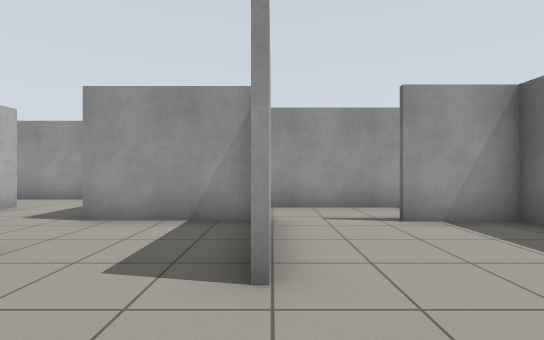
view 1 (above)

24 first-person views from a walk through a world built for the Gazebo simulator. The camera is 0.94 m above the floor, looks level and sees 85° across. The floor is counted in squares, 1 m on a side. Each view is taken from the middle of a square. On the plan, view 1 faces up. The plan holds only what a view shows up to about 11 squares ahead; the rest is blank.

view 2
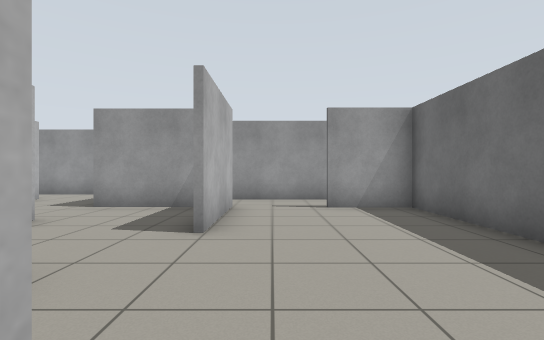

view 3
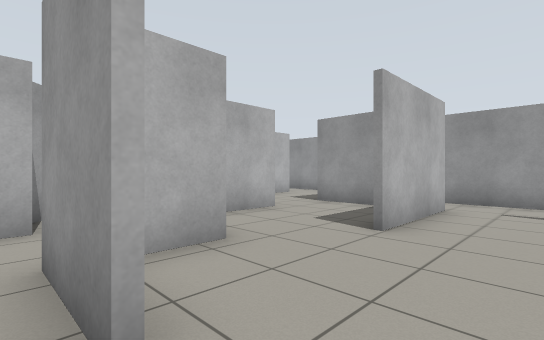

view 4
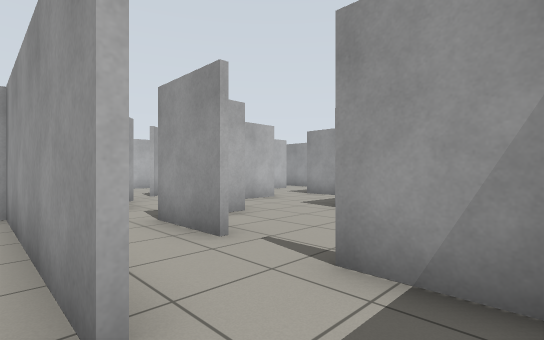

view 5
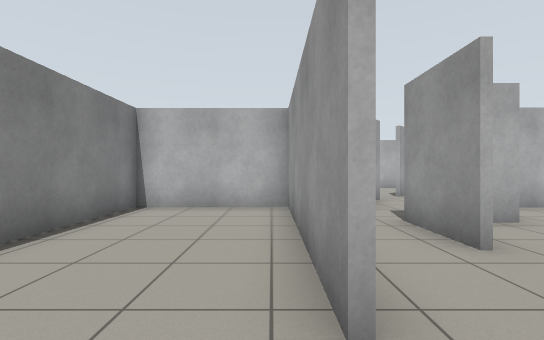

view 6
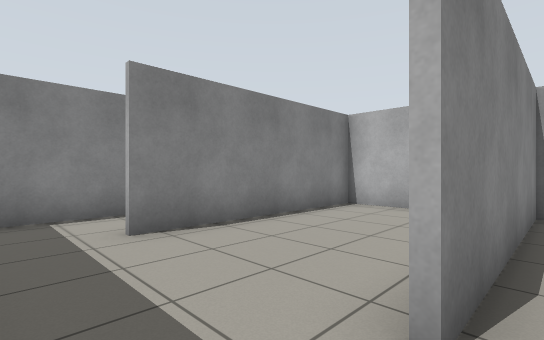

view 7
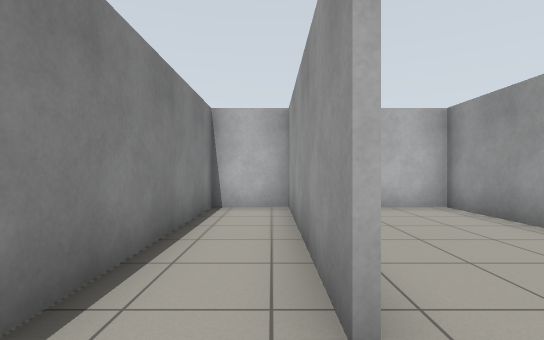

view 8
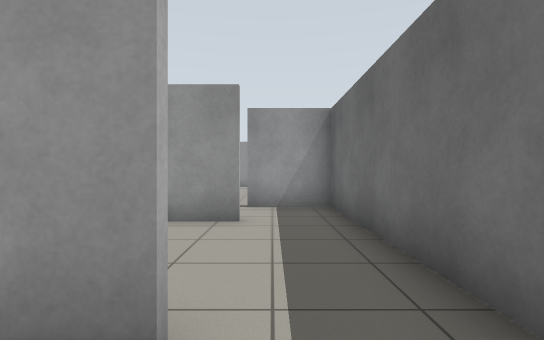

view 9
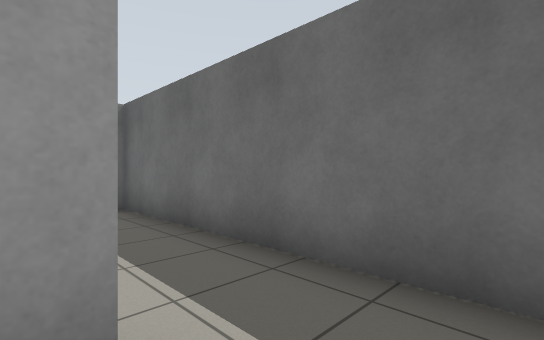

view 10
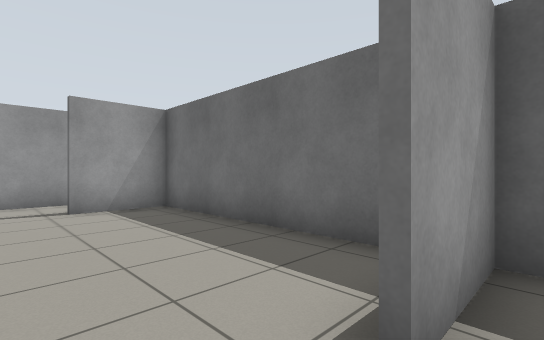

view 11
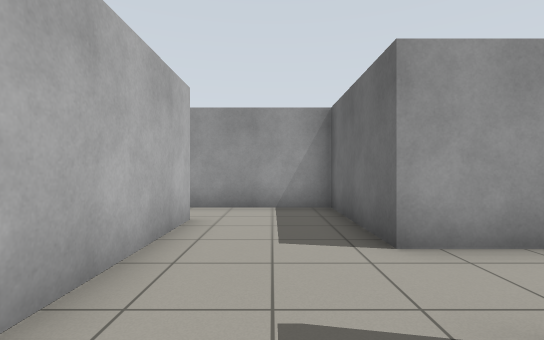

view 12
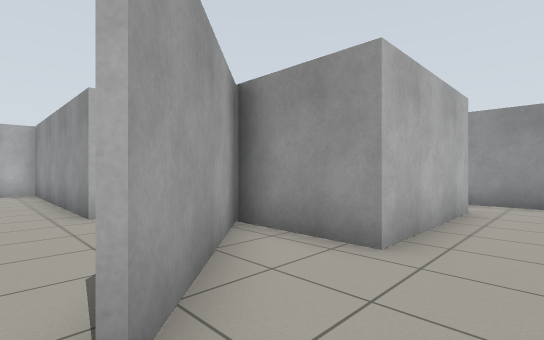

view 13
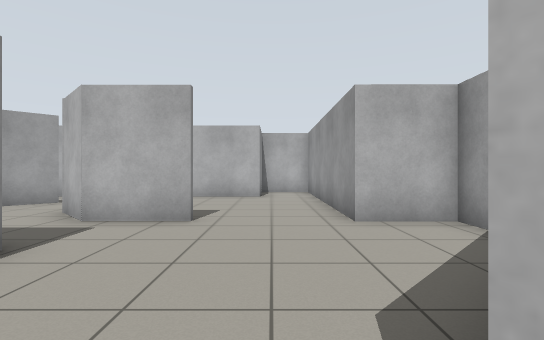

view 14
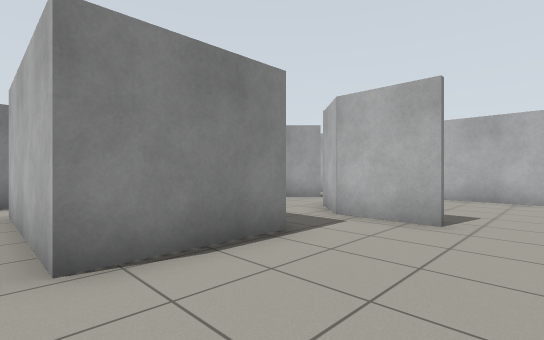

view 15
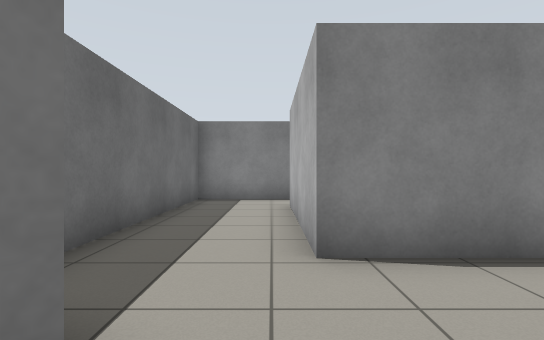

view 16
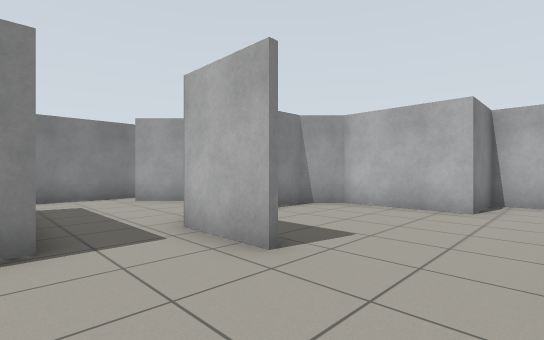

view 17
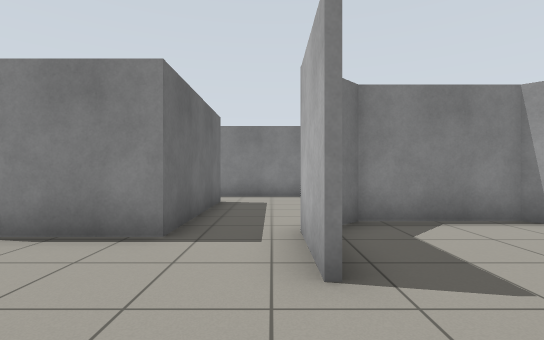

view 18
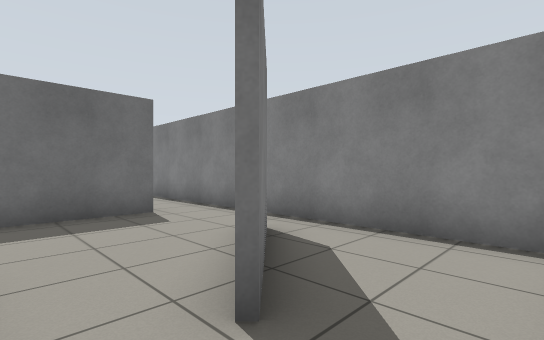

view 19
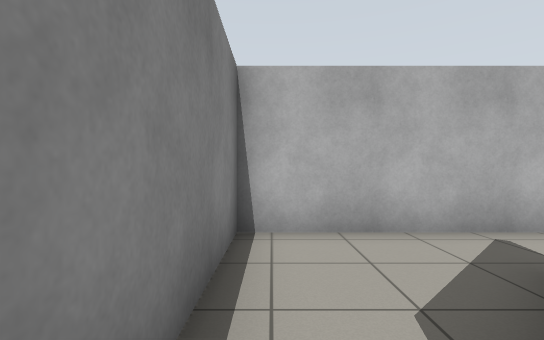

view 20
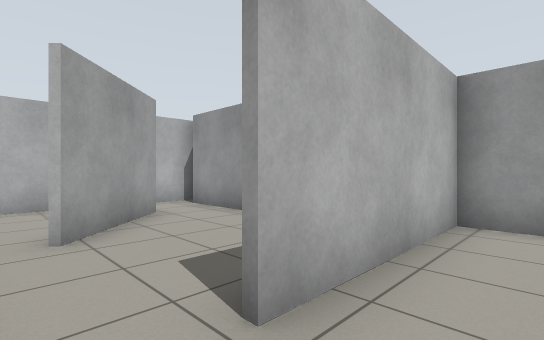

view 21
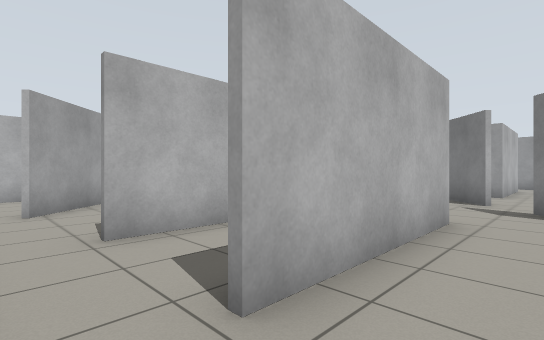

view 22
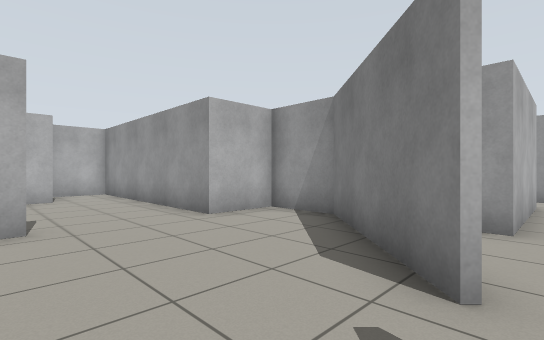

view 23
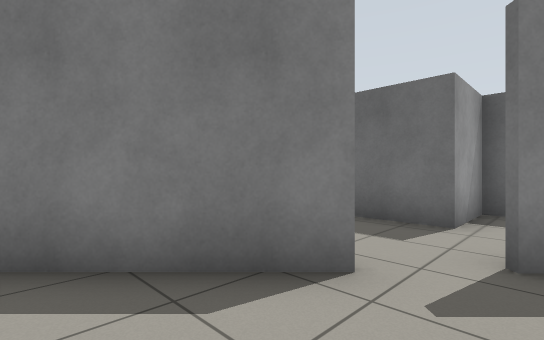

view 24
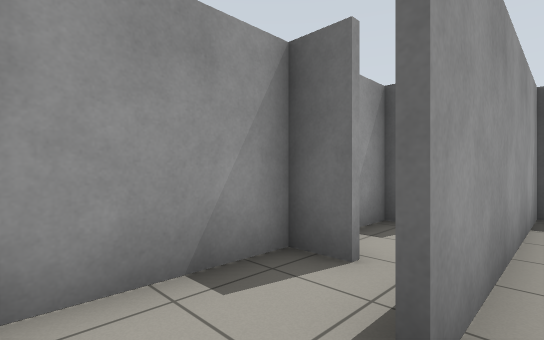

### Floor plan
Ten units are one square. View 1 is at (0, 0); x grows to the right and y downward. Boxes are objects, and circles mark ways between rooms. Rooms are numbered by the first view taken in them; rooms with no view inside come last. Other rooms are left out.
<svg viewBox="-191 -99 241 199">
<path fill="none" stroke="#000" d="M0 -56 0 -24M-4 -55 -36 -55M-13 -5 -13 7M-35 -36 -35 -20M45 4 45 -55 24 -55M6 15 -15 15M-16 -3 -36 -3M-35 14 -35 30M-34 34 25 34M45 35 45 15 24 15M25 36 -35 36M45 75 45 35M-35 30 -35 70M-35 74 25 74M25 76 -34 76M-35 70 -35 95 38 95M45 90 45 75M-114 14 -114 35M-95 44 -95 32 -66 32 -66 79M-65 -3 -96 -34M-93 -34 -64 -5M-54 5 -46 13M-36 -3 -36 -21M-66 -56 -66 -34 -114 -34 -114 -15 -186 -15 -186 4 -165 4 -165 35 -156 44 -126 44 -122 40M-76 95 -36 95 -36 34M-131 78 -147 62M-134 46 -157 46M-165 40 -165 95 -125 95M-95 79 -95 44M-125 95 -96 95M-114 35 -125 45M-146 61 -123 83M-96 95 -76 95M-83 33 -93 33 -93 79M-3 -85 -3 -94 -30 -94M4 -74 -16 -74M-66 -78 -66 -56M-36 -55 -36 -94 -66 -94M44 -74 4 -74"/>
<circle cx="15" cy="10" r="3" fill="#2a7"/>
<circle cx="-40" cy="-45" r="3" fill="#2a7"/>
<circle cx="15" cy="-60" r="3" fill="#2a7"/>
<circle cx="35" cy="30" r="3" fill="#2a7"/>
<circle cx="35" cy="70" r="3" fill="#2a7"/>
<circle cx="-105" cy="35" r="3" fill="#2a7"/>
<circle cx="-70" cy="85" r="3" fill="#2a7"/>
<circle cx="-55" cy="-65" r="3" fill="#2a7"/>
<circle cx="-120" cy="90" r="3" fill="#2a7"/>
<circle cx="-130" cy="50" r="3" fill="#2a7"/>
<circle cx="-90" cy="85" r="3" fill="#2a7"/>
<circle cx="-5" cy="-70" r="3" fill="#2a7"/>
<text x="10" y="-30">1</text>
<text x="0" y="20">2</text>
<text x="10" y="50">3</text>
<text x="0" y="80">4</text>
<text x="-100" y="10">5</text>
<text x="-150" y="70">6</text>
<text x="-110" y="70">7</text>
<text x="-80" y="70">8</text>
<text x="-20" y="-80">9</text>
<text x="-60" y="-80">10</text>
<text x="20" y="-70">11</text>
</svg>
Room 1 opens to room 2. Room 1 opens to room 5. Room 1 opens to room 11. Room 2 opens to room 3. Room 3 opens to room 4. Room 5 opens to room 7. Room 5 opens to room 8. Room 5 opens to room 10. Room 6 opens to room 7. Room 7 opens to room 8. Room 9 opens to room 11.

Where each view was taken, in squares from view 1:
view 1: 0 up, 0 right, facing up
view 2: 2 down, 1 right, facing up
view 3: 2 down, 2 right, facing up-left
view 4: 4 down, 4 right, facing up-left
view 5: 4 down, 4 right, facing left
view 6: 3 down, 4 right, facing down-left
view 7: 8 down, 4 right, facing left
view 8: 9 down, 3 right, facing up
view 9: 9 down, 2 right, facing up-right
view 10: 2 down, 1 right, facing up-right
view 11: 2 up, 5 left, facing up
view 12: 0 up, 5 left, facing up-left
view 13: 0 up, 6 left, facing left
view 14: 0 up, 6 left, facing down-left
view 15: 0 up, 6 left, facing down
view 16: 1 up, 9 left, facing down-left
view 17: 1 up, 11 left, facing down
view 18: 5 down, 16 left, facing down-right
view 19: 9 down, 12 left, facing left
view 20: 9 down, 8 left, facing up-left
view 21: 9 down, 5 left, facing up-left
view 22: 2 down, 6 left, facing up-left
view 23: 1 down, 9 left, facing up-right
view 24: 7 up, 3 left, facing up-right
